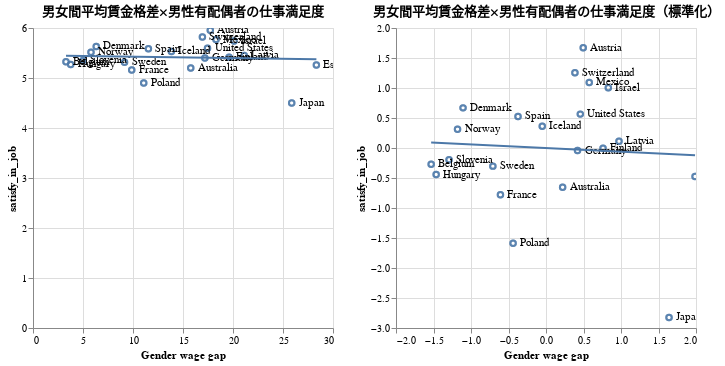

Notebook source saved alongside this figure:
### Code cell
# 男性かつ配偶者がいて、一緒に生活している人に絞ってみる------------------------------------------------------------------------------
## ISSP2015のデータについて、男性における国別の平均仕事満足度のDFを作成する
df_wo_analysis = df_wo[(df_wo['SEX_label'] == 'Male')&(df_wo['PARTLIV'] == 1)]\
	.groupby(['Country_OECD_full'])['satisfy_in_job']\
	.mean().reset_index()
df_wo_analysis.head()
## OECDのデータセットについて、集計年が2015年かつ格差の計算範囲が全体の行を抽出
df_gengap_analysis = df_gengap[(df_gengap['TIME_PERIOD'] == 2014)&(df_gengap['AGGREGATION_OPERATION'] == 'MEDIAN')]\
	.loc[:, ['STRUCTURE_NAME','REF_AREA','Reference area','OBS_VALUE']]\
	.reset_index()
## 二つのデータセットを横に結合した分析用データセットを作る
df_concat = pd.merge(df_wo_analysis, df_gengap_analysis,\
					    left_on="Country_OECD_full", right_on="Reference area")
## 特定の列を抽出し、列名を変更する
df_analysis = df_concat.loc[:, ['Country_OECD_full','satisfy_in_job','OBS_VALUE']]\
	.rename(columns={"Country_OECD_full":"Country","OBS_VALUE":"Gender wage gap"})
# Zスコアによる標準化
df_analysis_std['satisfy_in_job'] = (df_analysis['satisfy_in_job'] - df_analysis['satisfy_in_job'].mean()) / df_analysis['satisfy_in_job'].std()
df_analysis_std['Gender wage gap'] = (df_analysis['Gender wage gap'] - df_analysis['Gender wage gap'].mean()) / df_analysis['Gender wage gap'].std()
#グラフの描画-----------------------------------------------------------------------------
chart = alt.Chart(df_analysis).mark_point().encode(
    x='Gender wage gap',
    y='satisfy_in_job',
).properties(
    title="男女間平均賃金格差×男性有配偶者の仕事満足度"
)
text = chart.mark_text(
    align='left',
    baseline='middle',
    dx=7
).encode(
    text='Country'
)
line = chart.transform_regression('Gender wage gap', 'satisfy_in_job').mark_line()

chart_std = alt.Chart(df_analysis_std).mark_point().encode(
    x='Gender wage gap',
    y='satisfy_in_job',
).properties(
    title="男女間平均賃金格差×男性有配偶者の仕事満足度（標準化）"
)
text_std = chart_std.mark_text(
    align='left',
    baseline='middle',
    dx=7
).encode(
    text='Country'
)
line_std = chart_std.transform_regression('Gender wage gap', 'satisfy_in_job').mark_line()

chart + chart.interactive() + text + line | chart_std + chart_std.interactive() + text_std + line_std

### Figure 1 — Vega-Lite specification as saved in the notebook (floating-point values rounded to 4 significant figures)
{"config": {"view": {"continuousWidth": 300, "continuousHeight": 300}}, "hconcat": [{"layer": [{"mark": {"type": "point"}, "encoding": {"x": {"field": "Gender wage gap", "type": "quantitative"}, "y": {"field": "satisfy_in_job", "type": "quantitative"}}, "title": "男女間平均賃金格差×男性有配偶者の仕事満足度"}, {"mark": {"type": "point"}, "encoding": {"x": {"field": "Gender wage gap", "type": "quantitative"}, "y": {"field": "satisfy_in_job", "type": "quantitative"}}, "name": "view_85", "title": "男女間平均賃金格差×男性有配偶者の仕事満足度"}, {"mark": {"type": "text", "align": "left", "baseline": "middle", "dx": 7}, "encoding": {"text": {"field": "Country", "type": "nominal"}, "x": {"field": "Gender wage gap", "type": "quantitative"}, "y": {"field": "satisfy_in_job", "type": "quantitative"}}, "title": "男女間平均賃金格差×男性有配偶者の仕事満足度"}, {"mark": {"type": "line"}, "encoding": {"x": {"field": "Gender wage gap", "type": "quantitative"}, "y": {"field": "satisfy_in_job", "type": "quantitative"}}, "title": "男女間平均賃金格差×男性有配偶者の仕事満足度", "transform": [{"on": "Gender wage gap", "regression": "satisfy_in_job"}]}], "data": {"name": "data-65c550174c90cb80abdac6b5a76daa25"}}, {"layer": [{"mark": {"type": "point"}, "encoding": {"x": {"field": "Gender wage gap", "type": "quantitative"}, "y": {"field": "satisfy_in_job", "type": "quantitative"}}, "title": "男女間平均賃金格差×男性有配偶者の仕事満足度（標準化）"}, {"mark": {"type": "point"}, "encoding": {"x": {"field": "Gender wage gap", "type": "quantitative"}, "y": {"field": "satisfy_in_job", "type": "quantitative"}}, "name": "view_86", "title": "男女間平均賃金格差×男性有配偶者の仕事満足度（標準化）"}, {"mark": {"type": "text", "align": "left", "baseline": "middle", "dx": 7}, "encoding": {"text": {"field": "Country", "type": "nominal"}, "x": {"field": "Gender wage gap", "type": "quantitative"}, "y": {"field": "satisfy_in_job", "type": "quantitative"}}, "title": "男女間平均賃金格差×男性有配偶者の仕事満足度（標準化）"}, {"mark": {"type": "line"}, "encoding": {"x": {"field": "Gender wage gap", "type": "quantitative"}, "y": {"field": "satisfy_in_job", "type": "quantitative"}}, "title": "男女間平均賃金格差×男性有配偶者の仕事満足度（標準化）", "transform": [{"on": "Gender wage gap", "regression": "satisfy_in_job"}]}], "data": {"name": "data-ff7ea317eb981857d5281b42d31c8641"}}], "params": [{"name": "param_85", "select": {"type": "interval", "encodings": ["x", "y"]}, "bind": "scales", "views": ["view_85"]}, {"name": "param_86", "select": {"type": "interval", "encodings": ["x", "y"]}, "bind": "scales", "views": ["view_86"]}], "$schema": "https://vega.github.io/schema/vega-lite/v5.20.1.json", "datasets": {"data-65c550174c90cb80abdac6b5a76daa25": [{"Country": "Australia", "satisfy_in_job": 5.202, "Gender wage gap": 15.77}, {"Country": "Austria", "satisfy_in_job": 5.954, "Gender wage gap": 17.73}, {"Country": "Belgium", "satisfy_in_job": 5.326, "Gender wage gap": 3.299}, {"Country": "Denmark", "satisfy_in_job": 5.63, "Gender wage gap": 6.324}, {"Country": "Estonia", "satisfy_in_job": 5.261, "Gender wage gap": 28.34}, {"Country": "Finland", "satisfy_in_job": 5.413, "Gender wage gap": 19.61}, {"Country": "France", "satisfy_in_job": 5.162, "Gender wage gap": 9.872}, {"Country": "Germany", "satisfy_in_job": 5.4, "Gender wage gap": 17.19}, {"Country": "Hungary", "satisfy_in_job": 5.271, "Gender wage gap": 3.773}, {"Country": "Iceland", "satisfy_in_job": 5.531, "Gender wage gap": 13.84}, {"Country": "Israel", "satisfy_in_job": 5.739, "Gender wage gap": 20.11}, {"Country": "Japan", "satisfy_in_job": 4.5, "Gender wage gap": 25.87}, {"Country": "Latvia", "satisfy_in_job": 5.451, "Gender wage gap": 21.12}, {"Country": "Mexico", "satisfy_in_job": 5.768, "Gender wage gap": 18.3}, {"Country": "Norway", "satisfy_in_job": 5.514, "Gender wage gap": 5.801}, {"Country": "Poland", "satisfy_in_job": 4.9, "Gender wage gap": 11.07}, {"Country": "Slovenia", "satisfy_in_job": 5.351, "Gender wage gap": 4.996}, {"Country": "Spain", "satisfy_in_job": 5.584, "Gender wage gap": 11.54}, {"Country": "Sweden", "satisfy_in_job": 5.316, "Gender wage gap": 9.153}, {"Country": "Switzerland", "satisfy_in_job": 5.82, "Gender wage gap": 16.94}, {"Country": "United States", "satisfy_in_job": 5.596, "Gender wage gap": 17.45}], "data-ff7ea317eb981857d5281b42d31c8641": [{"Country": "Australia", "satisfy_in_job": -0.6536, "Gender wage gap": 0.2217}, {"Country": "Austria", "satisfy_in_job": 1.67, "Gender wage gap": 0.4965}, {"Country": "Belgium", "satisfy_in_job": -0.2708, "Gender wage gap": -1.531}, {"Country": "Denmark", "satisfy_in_job": 0.6688, "Gender wage gap": -1.106}, {"Country": "Estonia", "satisfy_in_job": -0.4732, "Gender wage gap": 1.987}, {"Country": "Finland", "satisfy_in_job": -0.003078, "Gender wage gap": 0.7607}, {"Country": "France", "satisfy_in_job": -0.7779, "Gender wage gap": -0.6075}, {"Country": "Germany", "satisfy_in_job": -0.04253, "Gender wage gap": 0.4204}, {"Country": "Hungary", "satisfy_in_job": -0.4424, "Gender wage gap": -1.465}, {"Country": "Iceland", "satisfy_in_job": 0.3624, "Gender wage gap": -0.04982}, {"Country": "Israel", "satisfy_in_job": 1.006, "Gender wage gap": 0.8308}, {"Country": "Japan", "satisfy_in_job": -2.824, "Gender wage gap": 1.641}, {"Country": "Latvia", "satisfy_in_job": 0.1142, "Gender wage gap": 0.9734}, {"Country": "Mexico", "satisfy_in_job": 1.094, "Gender wage gap": 0.5767}, {"Country": "Norway", "satisfy_in_job": 0.3109, "Gender wage gap": -1.18}, {"Country": "Poland", "satisfy_in_job": -1.587, "Gender wage gap": -0.4387}, {"Country": "Slovenia", "satisfy_in_job": -0.1943, "Gender wage gap": -1.293}, {"Country": "Spain", "satisfy_in_job": 0.5257, "Gender wage gap": -0.373}, {"Country": "Sweden", "satisfy_in_job": -0.3021, "Gender wage gap": -0.7086}, {"Country": "Switzerland", "satisfy_in_job": 1.255, "Gender wage gap": 0.3857}, {"Country": "United States", "satisfy_in_job": 0.5647, "Gender wage gap": 0.4575}]}}
